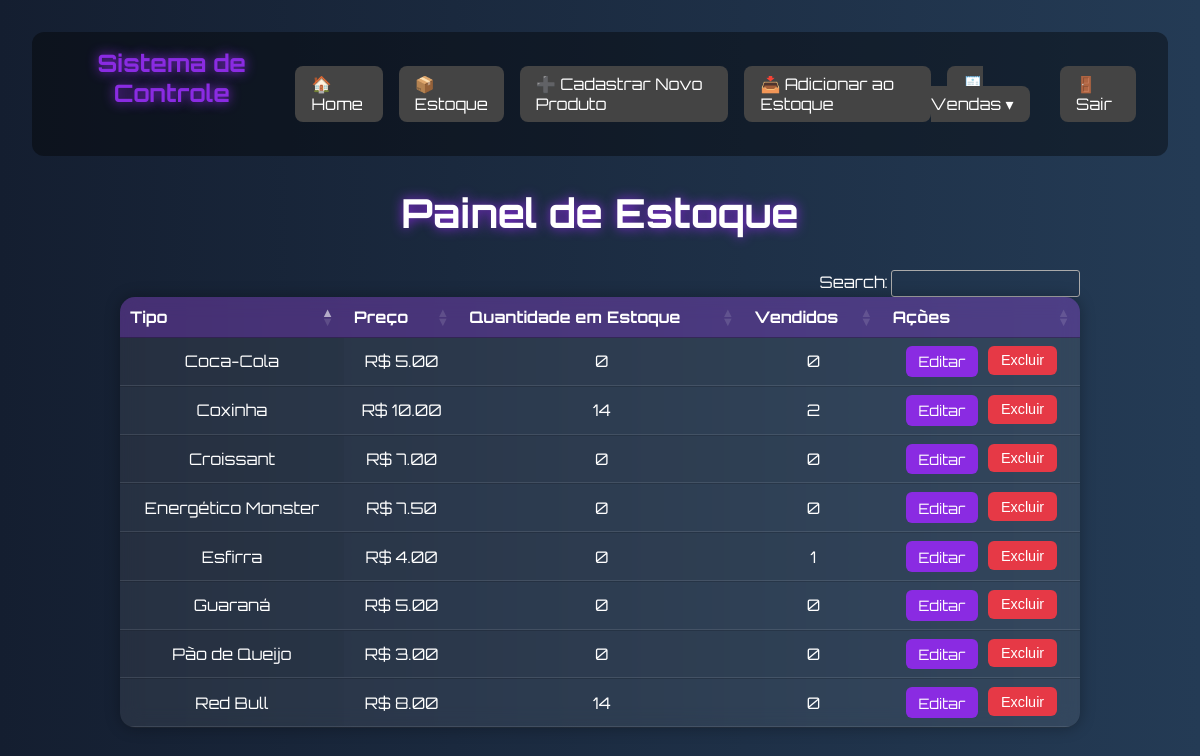
/painel (signed in), run on an earlier commit of the app's database.
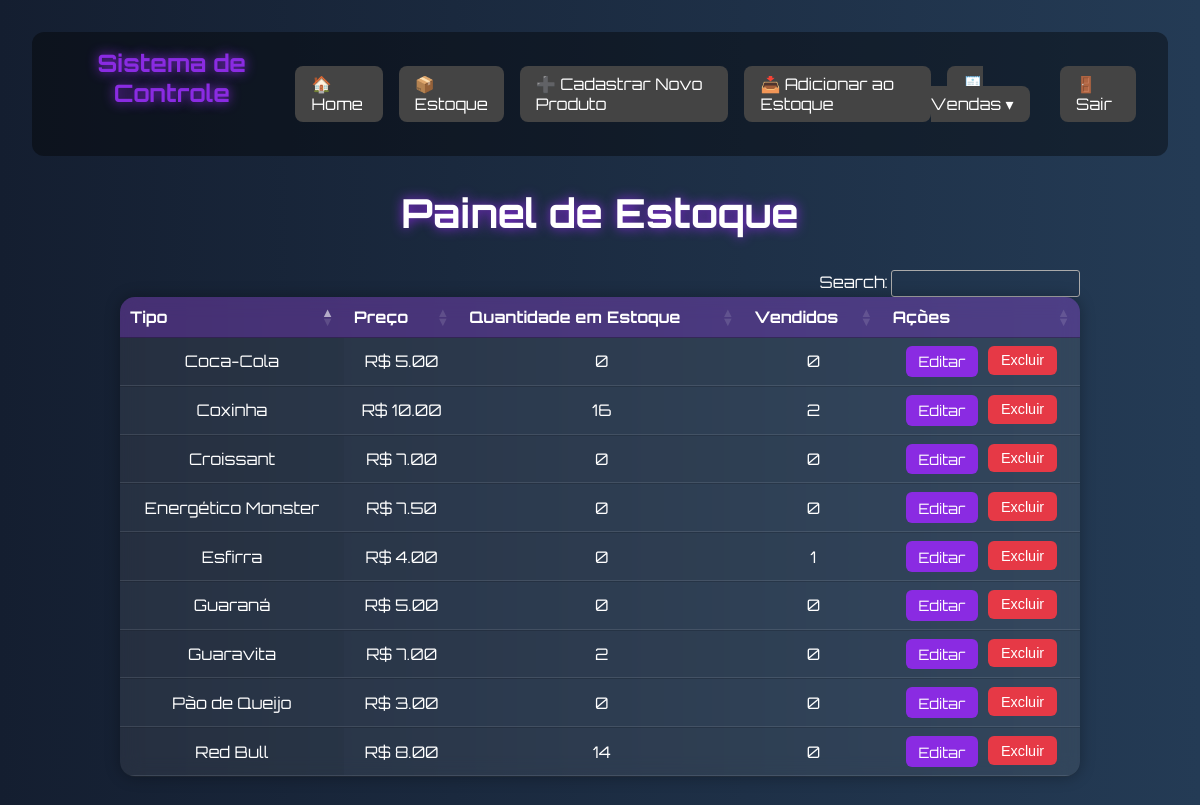
And on a later commit of the database.
### models.py (models this page shows)
class TipoProduto(db.Model):
    __tablename__ = 'tipo_produto'
    id = db.Column(db.Integer, primary_key=True, autoincrement=True)
    nome = db.Column(db.String(255), nullable=False, unique=True)
    categoria_id = db.Column(db.Integer, db.ForeignKey('categoria.id'), nullable=False)
    preco = db.Column(db.Numeric(10, 2), nullable=False)
    descricao = db.Column(db.Text)
    produtos = db.relationship('Produto', back_populates='tipo_produto', cascade="all, delete-orphan")

### routes.py (the view)
    @app.route('/painel')
    def painel():
        if 'usuario' not in session:
            return redirect(url_for('login_view'))
        tipos = TipoProduto.query.all()
        dados_estoque = []
        for tipo in tipos:
            produto = Produto.query.filter_by(tipo_produto_id=tipo.id).first()
            quantidade_estoque = produto.quantidade if produto else 0
            qtd_vendida = db.session.query(func.sum(ItemVenda.quantidade))\
                .filter(ItemVenda.tipo_produto_id == tipo.id)\
                .scalar() or 0
            dados_estoque.append({
                'id': produto.id if produto else None,
                'tipo': tipo.nome,
                'estoque': quantidade_estoque,
                'vendido': qtd_vendida,
                'preco': float(tipo.preco)
            })
        return render_template('painel.html', produtos=dados_estoque)

### templates/painel.html (shortened to what this page needs)
<!DOCTYPE html>
<html lang="pt-br">
{% extends 'base.html' %}
{% block content %}
<link rel="stylesheet" href="https://cdn.datatables.net/1.13.6/css/jquery.dataTables.min.css">
<h1>Painel de Estoque</h1>
<table id="estoque" class="display">
    <thead>
        <tr>
            <th>Tipo</th>
            <th>Preço</th>
            <th>Quantidade em Estoque</th>
            <th>Vendidos</th>
            <th>Ações</th>
        </tr>
    </thead>
    <tbody>
        {% for produto in produtos %}
        <tr>
            <td>{{ produto.tipo }}</td>
            <td>R$ {{ "%.2f"|format(produto.preco) }}</td>
            <td>{{ produto.estoque }}</td>
            <td>{{ produto.vendido }}</td>
            <td class="acoes">
                <a href="/editar-produto/{{ produto.id }}" class="btn-editar">Editar</a>
                <form action="/excluir-produto/{{ produto.id }}" method="POST" onsubmit="return confirm('Tem certeza que deseja excluir?')">
                    <button type="submit" class="btn-excluir">Excluir</button>
                </form>
            </td>
        </tr>
        {% endfor %}
    </tbody>
</table>
{% endblock %}

### templates/base.html (shortened to what this page needs)
<!DOCTYPE html>
<html lang="pt-br">
<head>
</head>
<body>
    <header>
        <h1>Sistema de Controle</h1>
        <nav>
            <a href="/home">🏠 Home</a>
            <a href="/painel">📦 Estoque</a>
            <a href="/cadastrar-produto">➕ Cadastrar Novo Produto</a>
            <a href="/adicionar-estoque">📥 Adicionar ao Estoque</a>
            <div class="menu-vendas">
                <a href="#">🧾 Vendas ▾</a>
            </div>
            <a href="/logout">🚪 Sair</a>
        </nav>
    </header>
    <div class="container">
        {% block content %}{% endblock %}
    </div>
</body>
</html>

### templates/base.html (style rules this page uses)
* { margin: 0; padding: 0; box-sizing: border-box; }
body { font-family: 'Orbitron', sans-serif; background: linear-gradient(120deg, #0f0c29, #302b63, #24243e); color: #fff; min-height: 100vh; padding: 2rem; }
header { background-color: rgba(0, 0, 0, 0.4); padding: 1rem 2rem; border-radius: 12px; margin-bottom: 2rem; display: flex; justify-content: space-between; align-items: center; }
header h1 { font-size: 1.5rem; color: #8a2be2; }
nav { display: flex; align-items: center; }
nav a { margin-left: 1rem; text-decoration: none; color: #fff; background-color: #444; padding: 0.5rem 1rem; border-radius: 8px; transition: background 0.3s ease; position: relative; }
.menu-vendas { position: relative; }
table { border-collapse: collapse; background: rgba(255, 255, 255, 0.1); backdrop-filter: blur(10px); border-radius: 15px; overflow: hidden; box-shadow: 0 0 20px rgba(0, 0, 0, 0.4); width: 80%; margin: 0 auto; }
th, td { padding: 1rem; text-align: center; }
th { background-color: rgba(138, 43, 226, 0.4); }
tr:nth-child(even) { background-color: rgba(255, 255, 255, 0.05); }
td { border-bottom: 1px solid rgba(255, 255, 255, 0.1); }
.container { max-width: 960px; margin: 0 auto; }

### templates/painel.html (style rules this page uses)
* { margin: 0; padding: 0; box-sizing: border-box; }
body { font-family: 'Orbitron', sans-serif; background: linear-gradient(to right, #141e30, #243b55); color: #fff; min-height: 100vh; padding: 2rem; }
h1 { text-align: center; margin-bottom: 2rem; font-size: 2.5rem; text-shadow: 0 0 12px #8a2be2; }
table { width: 90%; margin: 0 auto; border-collapse: collapse; background-color: rgba(255, 255, 255, 0.08); border-radius: 15px; overflow: hidden; box-shadow: 0 0 15px rgba(0,0,0,0.3); }
th, td { padding: 1rem; text-align: center; color: white; }
th { background-color: rgba(138, 43, 226, 0.3); font-weight: bold; }
tr:nth-child(even) { background-color: rgba(255, 255, 255, 0.04); }
.acoes { display: flex; justify-content: center; gap: 10px; }
.btn-editar, .btn-excluir { padding: 0.4rem 0.8rem; font-size: 0.9rem; border-radius: 6px; border: none; cursor: pointer; text-decoration: none; transition: background-color 0.2s; }
.btn-editar { background-color: #8a2be2; color: white; }
.btn-excluir { background-color: #e63946; color: white; }

What changed in the data, as far as the page shows it:
computed for TipoProduto "Coxinha": estoque "14" → "16"
added TipoProduto: tipo "Guaravita", preco "7.00", estoque "2", vendido "0"
